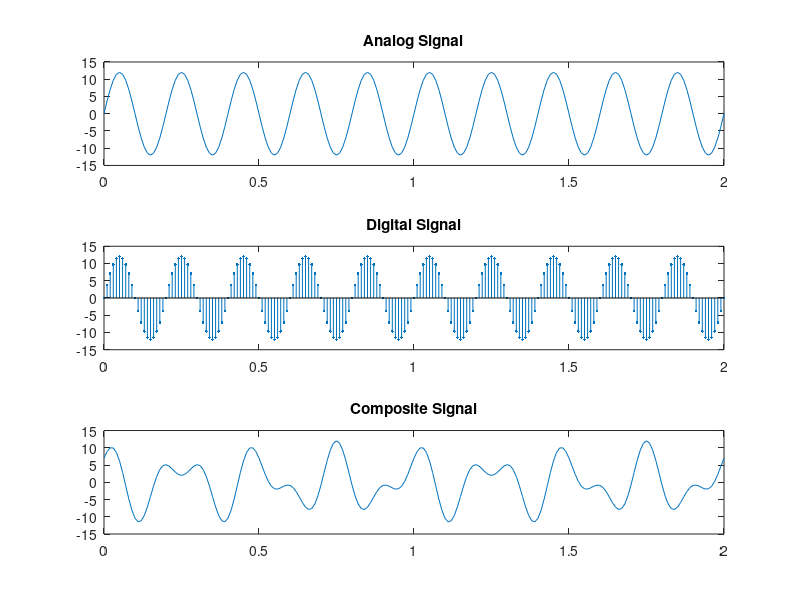

The MATLAB source for this figure:
clc; #... Clear command line
clear all; #... Clear variables
close all; #... Clear figures

#... Analog signal
frequency = 5; #... Frequency(Hz)
amplitude = 12; #... Amplidude
time = 0:0.01:2; #... Analog time samples
analog_signal = amplitude*sin(2*pi*frequency*time);
subplot(3, 1, 1);
plot(time, analog_signal);
title("Analog Signal");

#... Digital signal
sampling_frequency = 100; #... Sampling frequency(Hz)
n = 0:1/sampling_frequency:2; #... Samples
digital_signal = amplitude*sin(2*pi*frequency*n);
subplot(3, 1, 2);
stem(n, digital_signal, ".");
title("Digital Signal");

#... Composite signal
t = 0:0.01:2;
x = 5*sin(2*pi*7*t)+7*cos(2*pi*4*t);
subplot(3, 1, 3);
plot(t, x);
title("Composite Signal");
